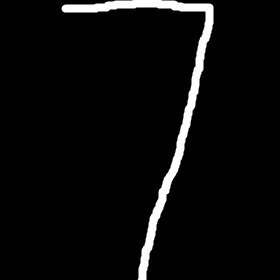
#> input picture images/seven.png, 280 x 280 px, found by its file name
$ python Hand_Written_Digit_Recg.py   (older library calls are emulated)
#> lines starting #> are read from the running program, lines starting #| are printed output that depends on the picture
from sklearn import datasets  #importing All the variety of Datas from Datasets
#from sklearn.svm import SVC
from sklearn import tree
#from sklearn.ensemble import RandomForestClassifier
from scipy import misc
import matplotlib.pyplot as plt
#training part...

digits = datasets.load_digits()
features, labels = digits.data,digits.target


#testing part...

#clf = SVC(gamma = 0.0001, C=100)
clf = tree.DecisionTreeClassifier()
#clf = RandomForestClassifier()
clf.fit(features, labels)
img = misc.imread("Images/seven.png")   # Give The Path Of The Image
#> img is the input picture: shape (280, 280, 3); min 0, max 255, mean 11.5
img = misc.imresize(img, (8,8))
img = img.astype(digits.images.dtype)
img = misc.bytescale(img)

x_test = []

for i in img:
	for j in i:
		x_test.append(sum(j)/3.0)
#> this loop made 8 passes
#> after the loop, x_test = 64 values, max 255 at index 5, min 0 at index 0, mean 39
plt.title("My prediction Is Like This ! ")
plt.imshow(img, cmap = plt.cm.gray_r, interpolation = "nearest")
print("Wanna See My prediction ?[Y/N]")
c = input()
if(c == 'y' or c == 'Y'):
    plt.show()
else:
    print("Ok ! No Problem...\n")
#prediction part...
print("I Think It Is : ", *clf.predict([x_test]), end='')
#| I Think It Is :  7
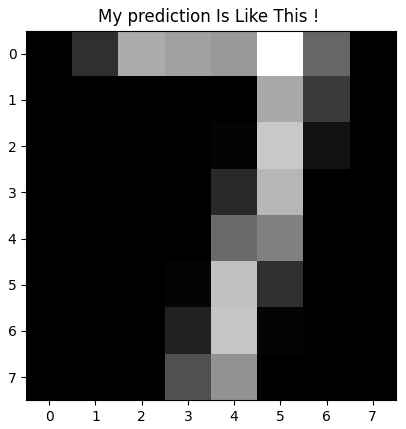
#> figure drawn by matplotlib, 1 panel

$ run again, with images/infinity..png copied over images/seven.png
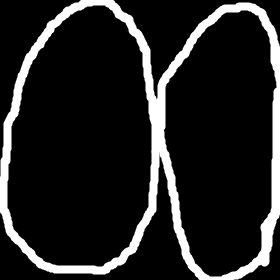
#> input picture images/infinity..png, 280 x 280 px, found by its file name
#> img is the input picture: shape (280, 280, 3); min 0, max 255, mean 36.2
#> the loop `for i in img:` made 8 passes
#> after the loop `for i in img:`: x_test = 64 values, max 255 at index 20, min 0 at index 10, mean 87.88
#| I Think It Is :  1
#> `print("I Think It Is : ", *clf.predict([x_test]), end='')`:
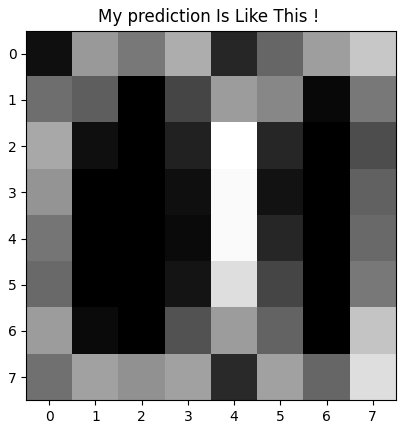
#> figure drawn by matplotlib, 1 panel

$ run again, with images/11.jpg saved as images/seven.png
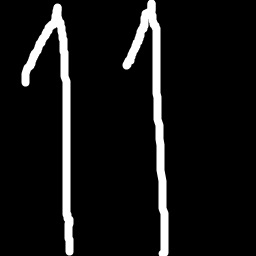
#> input picture images/11.jpg, 256 x 256 px, found by its file name
#> img is the input picture: shape (256, 256, 3); min 0, max 255, mean 20.4
#> the loop `for i in img:` made 8 passes
#> after the loop `for i in img:`: x_test = 64 values, max 255 at index 4, min 0 at index 6, mean 57.7
#| I Think It Is :  1
#> `print("I Think It Is : ", *clf.predict([x_test]), end='')`:
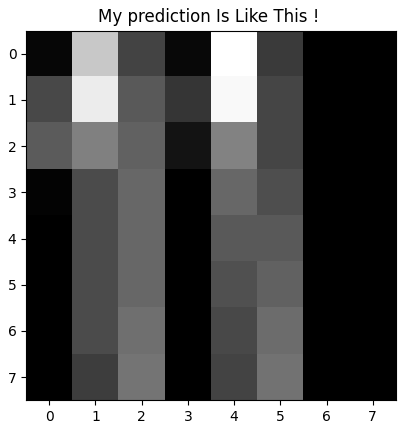
#> figure drawn by matplotlib, 1 panel

$ run again, with images/123.jpg saved as images/seven.png
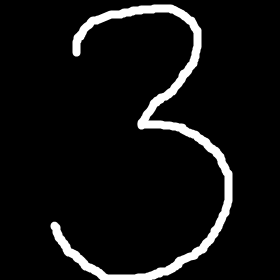
#> input picture images/123.jpg, 280 x 280 px, found by its file name
#> img is the input picture: shape (280, 280, 3); min 0, max 255, mean 17.2
#> the loop `for i in img:` made 8 passes
#> after the loop `for i in img:`: x_test = 64 values, max 255 at index 28, min 0 at index 0, mean 56.41
#| I Think It Is :  3
#> `print("I Think It Is : ", *clf.predict([x_test]), end='')`:
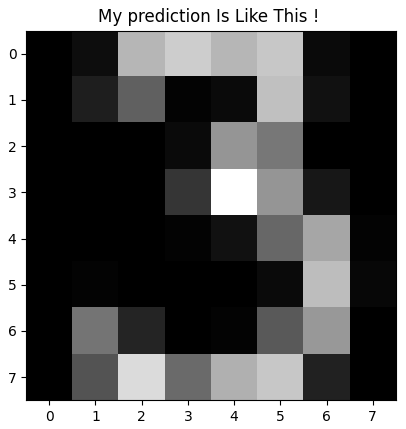
#> figure drawn by matplotlib, 1 panel
